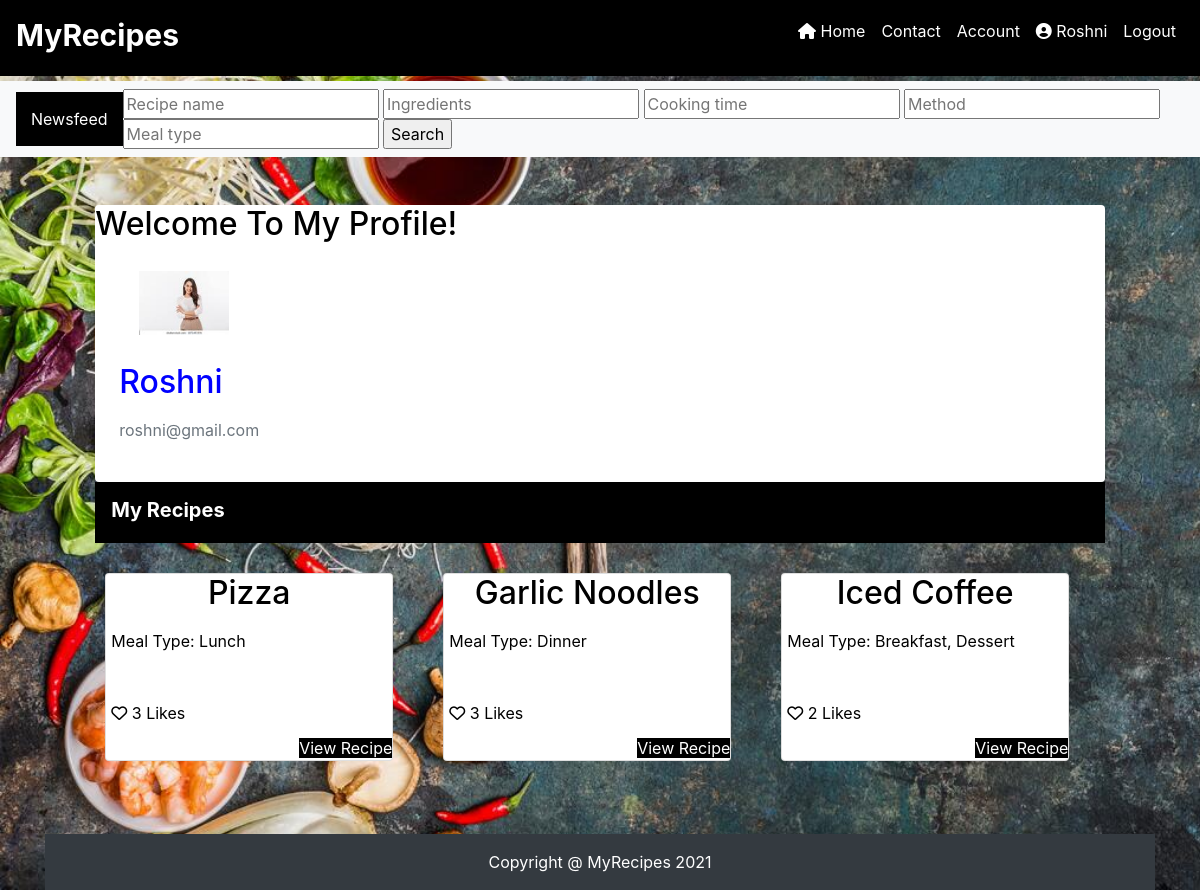
/author_profile/Roshni (signed in), run on the app's committed database.
### myrecipesblog/models.py (models this page shows, shortened)
class User(db.Model, UserMixin):
    id = db.Column(db.Integer, primary_key=True)
    username = db.Column(db.String(20), unique=True, nullable=False)
    email = db.Column(db.String(120), unique=True, nullable=False)
    image_file = db.Column(db.String(20), nullable=False, default='default.jpg')
    password = db.Column(db.String(60), nullable=False)
    account_type = db.Column(db.String(30), nullable=False)
    recipes = db.relationship('Recipe', backref='author', lazy=True)
    user_notes = db.relationship('Note', backref='author', lazy=True)
    comments = db.relationship('RecipePostComment', backref='author', lazy=True)
    subscribers = db.relationship(
        'Subscription',
        foreign_keys='Subscription.subscriber_id',
        backref='user', lazy='dynamic')
    liked = db.relationship(
        'RecipePostLike',
        foreign_keys='RecipePostLike.user_id',
        backref='user', lazy='dynamic')
    tried = db.relationship(
        'RecipePostTried',
        foreign_keys='RecipePostTried.user_id',
        backref='user', lazy='dynamic')

class Recipe(db.Model):
  id = db.Column(db.Integer, primary_key=True)
  recipe_name = db.Column(db.String(100), unique=True, nullable=False)
  recipe_ingredient = db.Column(db.String(100), nullable=False)
  recipe_cook_time = db.Column(db.Integer, nullable=False)
  recipe_method= db.Column(db.String(100), nullable=False)
  recipe_meal_type = db.Column(db.String(100), nullable=False)
  date_posted = db.Column(db.DateTime, nullable=False, default=datetime.utcnow)
  image_file = db.Column(db.String(20), nullable=False, default='default.jpg')
  content = db.Column(db.Text, nullable=False)
  user_id = db.Column(db.Integer, db.ForeignKey('user.id'), nullable=False)
  notes = db.relationship('Note', backref='recipe', lazy='dynamic')
  likes = db.relationship('RecipePostLike', backref='recipe', lazy='dynamic')
  tries = db.relationship('RecipePostTried', backref='recipe', lazy='dynamic')
  comments = db.relationship('RecipePostComment', backref='article', lazy='dynamic') ## lazy = True  backref

### myrecipesblog/routes.py (the view)
@app.route("/author_profile/<string:username>", methods=['GET', 'POST'])
@login_required
def author_profile(username):
    recipes = Recipe.query.all()
    profile = User.query.filter_by(username=username).first_or_404()
    image_file = url_for('static', filename='account_pics/' + profile.image_file)
    return render_template("author_profile.html", recipes=recipes, profile=profile, image_file=image_file)

### myrecipesblog/models.py (called while the page is built)
@login_manager.user_loader
def load_user(user_id):
    return User.query.get(int(user_id))

### myrecipesblog/templates/author_profile.html (shortened to what this page needs)
<!DOCTYPE html>
<html>
  <head>
    <link rel="stylesheet" href="https://maxcdn.bootstrapcdn.com/bootstrap/4.0.0/css/bootstrap.min.css">
    <link rel="stylesheet" type="text/css" href="{{ url_for('static', filename='styles.css') }}">
  </head>
  <body>
    <nav class="navbar navbar-expand-lg navbar-custom">
      <a class="navbar-brand navbar-custom" style="font-weight: bold; font-size: 30px" href="{{ url_for('home') }}">MyRecipes</a>
      <div class="collapse navbar-collapse navbar-collapse" id="navbarNav">
        <ul class="navbar-nav navbar-custom ml-auto">
          <li class="nav-item navbar-custom active">
            <a class="nav-link navbar-custom" href="{{ url_for('home') }}"><i class="fas fa-home"></i> Home <span class="sr-only">(current)</span></a>
          </li>
          <li class="nav-item navbar-custom">
            <a class="nav-link navbar-custom" href="{{ url_for('contact') }}">Contact</a>
          </li>
          {% if current_user.is_authenticated %}
          <li class="nav-item navbar-custom">
            <a class="nav-link navbar-custom" href="{{ url_for('account') }}">Account</a>
          </li>
          {% if current_user.account_type == 'Contributor' %}
          <li class="nav-item navbar-custom">
            <a class="nav-link navbar-custom" href="{{ url_for('profile') }}"><i class="fas fa-user-circle"></i> {{ current_user.username }}</a>
          </li>
          {% endif %}
          <li class="nav-item navbar-custom">
            <a class="nav-link navbar-custom" href="{{ url_for('logout') }}">Logout</a>
          </li>
          {% endif %}
        </ul>
      </div>
    </nav>
    {% if current_user.is_authenticated %}
    <nav class="navbar navbar-expand-lg navbar-light bg-light">
      <a class="nfbutton" href="{{ url_for('newsfeed') }}">Newsfeed</a>
      <div class="collapse navbar-collapse" id="navbarNav">
      <ul class="navbar-nav ml-auto">
        <li class="nav-item active">
          <form method="POST">
           <input type="text" autofocus="autofocus" placeholder="Recipe name" name="search_string">
           <input type="text" autofocus="autofocus" placeholder="Ingredients" name="search_string2">
           <input type="text" autofocus="autofocus" placeholder="Cooking time" name="search_string3">
           <input type="text" autofocus="autofocus" placeholder="Method" name="search_string4">
           <input type="text" autofocus="autofocus" placeholder="Meal type" name="search_string5">
           <input type="submit" formaction="/search" value="Search">
          </form>
        </li>
      </ul>
    </div>
    </nav>
    {% endif %}
    <div class="row py-5 px-5">
      <div class="col-md-11 mx-auto">
          <div class="bg-white shadow rounded overflow-hidden" >
            <h2 style="color: black;">Welcome To My Profile!</h2>
              <div class="px-4 pt-0 pb-4 cover">
                  <div class="align-items-end profile-head">
                    <div class="profile mr-3">
                      <img src="{{ image_file }}" alt="..." width="130" class="rounded mb-2 profile-image">
                      <h2><p style="color:blue">{{ profile.username }}</p></h2>
                      <p class="text-secondary">{{ profile.email }}</p>
                    </div>
                  </div>
                </div>
          </div>
          <nav class="navbar navbar-expand-lg navbar-custom">
            <a class="navbar-brand navbar-custom" style="font-weight: bold; font-size: 20px"> My Recipes</a>
          </nav>
          <div class="row">
            {% for recipe in recipes %}
            {% if recipe.author.username == profile.username %}
            <div class="card">
              <h2 class="card-title">{{ recipe.recipe_name }}</h2>
              <p class="card-text">
                Meal Type: {{ recipe.recipe_meal_type }}
                <br>
                <br>
                <br>
                <i class="far fa-heart" style="margin-bottom: 10px;"></i> {{ recipe.likes.count() }} Likes
              </p>
              <br>
              <div class="align-self-end">
                <a class="button" href="{{ url_for('recipe', recipe_id=recipe.id) }}">View Recipe</a>
              </div>
            </div>
            {% endif %}
            {% endfor %}
          </div>
      </div>
  </div>
  <div class="container">
	  <footer class="py-3 bg-dark ">
		<div class="container">
		 <p class = "m-0 text-center text-white">
		   Copyright @ MyRecipes 2021
		 </p>
		</div>
	  </footer>
	</div>
</body>
</html>

### myrecipesblog/static/styles.css (style rules this page uses)
.navbar-custom { background-color: black; color: white; margin-bottom: 5px; }
body { background-image: url('/static/images/food4.jpg'); background-size: cover; color: white; }
.card { width: 18rem; margin: 25px; }
.card-title { color: black; text-align: center; }
.card-text { color: black; text-align: left; margin: 5px; }
.align-self-end { position: absolute; bottom: 0; }
.button { background-color: black; color: white; }
.nfbutton { background-color: black; color: white; display: inline-block; width: 10%; height: 50%; text-align: center; padding: 15px; }
.profile-image { padding: 20px; }

### data on the page
User: username "Roshni", email "roshni@gmail.com"
Recipe: recipe_name "Pizza", recipe_meal_type "Lunch", likes.count "3"
Recipe: recipe_name "Garlic Noodles", recipe_meal_type "Dinner", likes.count "3"
Recipe: recipe_name "Iced Coffee", recipe_meal_type "Breakfast, Dessert", likes.count "2"
